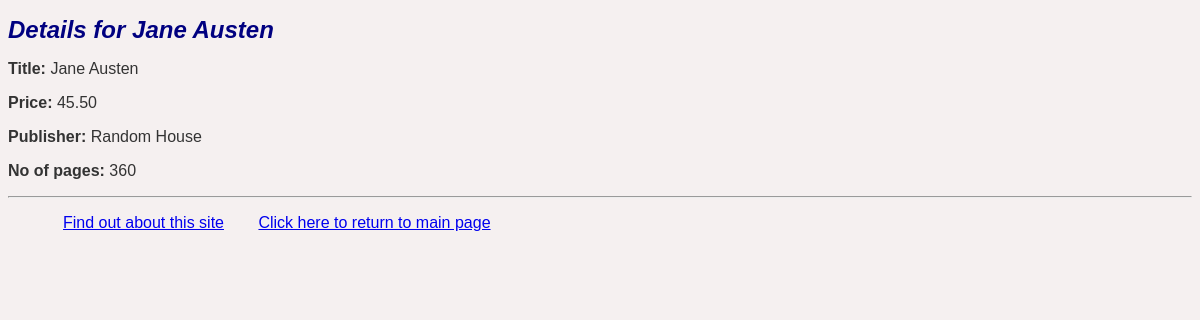
Screenshot of /myapp/6/ with the database file from the repository.
### myapp/models.py (models this page shows, shortened)
class Book(models.Model):
    title = models.CharField(max_length=200)  # Title of the book
    category = models.CharField(max_length=1, choices=CATEGORY_CHOICES, default='S')  # Category selection
    num_pages = models.PositiveIntegerField(default=100)  # Number of pages (must be positive)
    price = models.DecimalField(max_digits=10, decimal_places=2)  # Book price
    publisher = models.ForeignKey(Publisher, related_name='books', on_delete=models.CASCADE)
    description = models.TextField(blank=True, null=True)   # Description of the book

class Publisher(models.Model):
    name = models.CharField(max_length=200)  # Name of the publisher
    website = models.URLField()              # Publisher's official website URL
    city = models.CharField(max_length=20, blank=True)  # Optional city field
    country = models.CharField(max_length=50, default='USA') # Headquarter of the publisher
    def __str__(self):
         return self.name  # Return publisher name in admin interface

### myapp/views.py (the view)
# urls.py: path('<int:book_id>/', views.detail, name='detail'),        # URL for book detail page
def detail(request, book_id):
    book = get_object_or_404(Book, pk=book_id)
    return render(request, 'myapp/detail.html', {'book': book})

### myapp/templates/myapp/detail.html (shortened to what this page needs)
{% extends 'myapp/base.html' %}
{% block myhdg %}Details for {{ book.title }}{% endblock %}
{% block body_block %}
    <p><strong>Title:</strong> {{ book.title }}</p>
    <p><strong>Price:</strong> {{ book.price }}</p>
    <p><strong>Publisher:</strong> {{ book.publisher }}</p>
    <p><strong>No of pages:</strong> {{ book.num_pages }}</p>
{% endblock %}

### myapp/static/myapp/style.css (style rules this page uses)
body { background-color: #f5f0f0;; color: #333; font-family: Arial, sans-serif; }

### rows the page displays
Book: title "Jane Austen", price "45.50", publisher "Random House", num_pages "360"
